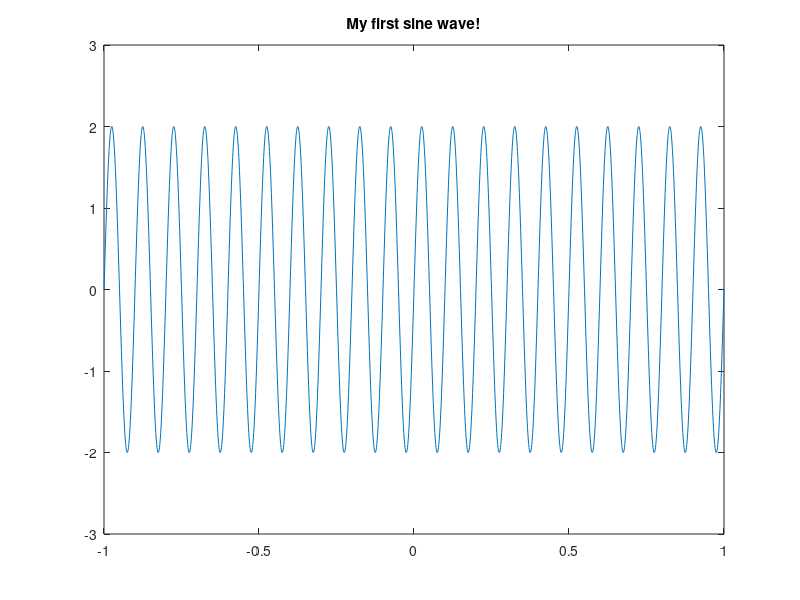
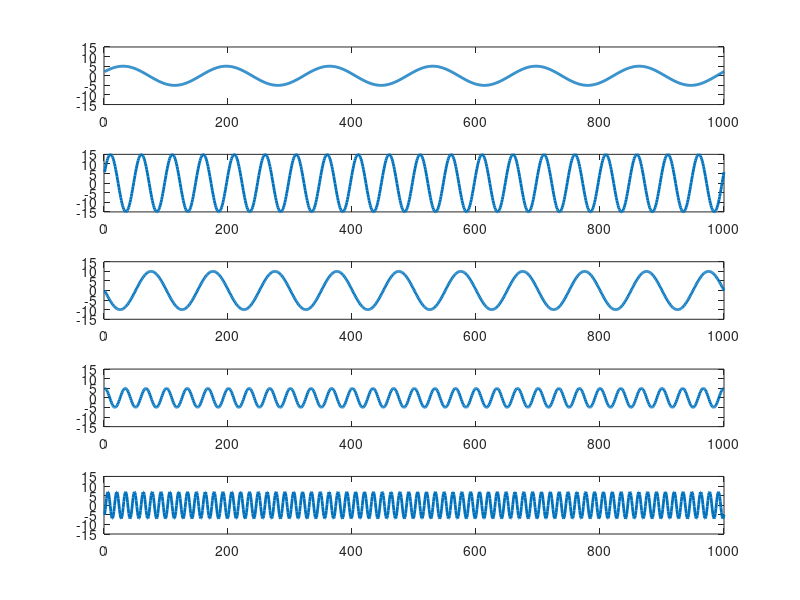
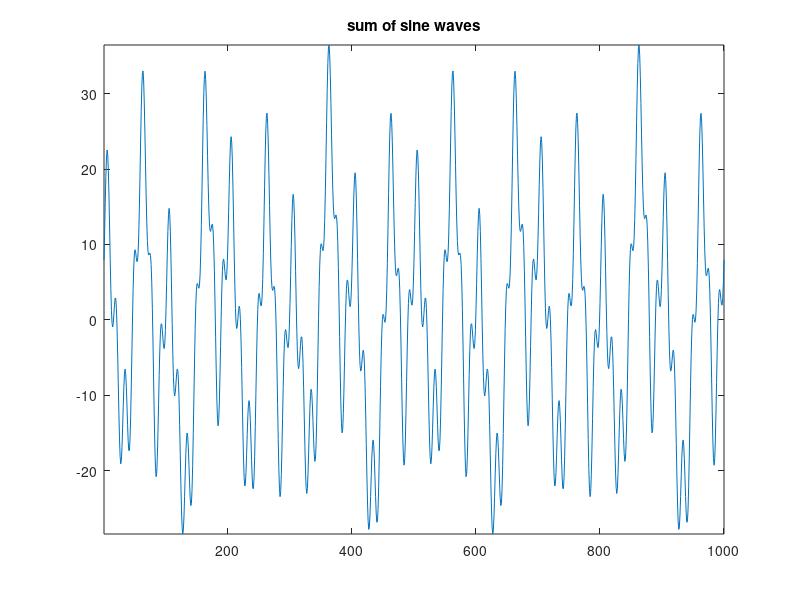
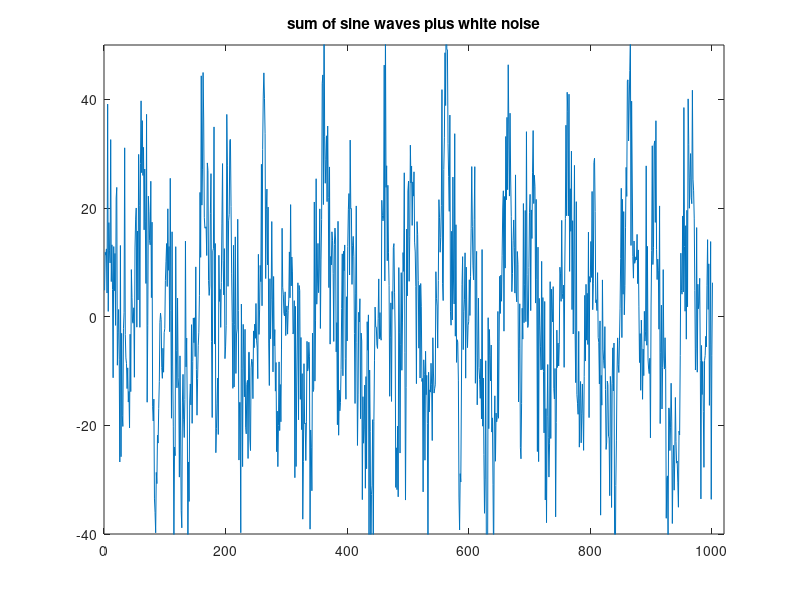

Write the MATLAB code that produced these figures, in order. (Note: this script raises an error after producing the figures.)
%% Analyzing Neural Time Series Data
% Matlab code for Chapter 11
% Mike X Cohen
% 
% This code accompanies the book, titled "Analyzing Neural Time Series Data" 
% (MIT Press). Using the code without following the book may lead to confusion, 
% incorrect data analyses, and misinterpretations of results. 
% Mike X Cohen assumes no responsibility for inappropriate or incorrect use of this code. 

%% Figure 11.1

srate = 1000; % sampling rate of 1 kHz
time  = -1:1/srate:1; 
freq  = 10; % in Hz
amp   = 2; % amplitude, or height of the sine wave

sine_wave = amp.*sin(2*pi*freq.*time); % Note that you need the .* for point-wise vector multiplication.

figure
plot(time,sine_wave)
set(gca,'ylim',[-3 3]) % this adjusts the y-axis limits for visibility
title('My first sine wave!')

%% Figure 11.2

% define a sampling rate
srate = 500;
 
% list some frequencies
frex = [ 3   10   5   15   35 ];

% list some random amplitudes... make sure there are 
% the same number of amplitudes as there are frequencies!
amplit = [ 5   15   10   5   7 ];

% phases... list some random numbers between -pi and pi
phases = [  pi/7  pi/8  pi  pi/2  -pi/4 ];

% define time...
time=-1:1/srate:1;


% now we loop through frequencies and create sine waves
sine_waves = zeros(length(frex),length(time)); % remember: always initialize!
for fi=1:length(frex)
    sine_waves(fi,:) = amplit(fi) * sin(2*pi*frex(fi).*time + phases(fi));
end

% now plot each wave separately
figure
for fi=1:length(frex)
    subplot(length(frex),1,fi)
    plot(sine_waves(fi,:),'linew',2)
    axis([ 0 length(time) -max(amplit) max(amplit) ])
end

% now plot the result
figure
plot(sum(sine_waves))
axis tight
title('sum of sine waves')

%% Figure 11.3

figure
set(gcf,'Name','Sum of sine waves plus random noise.')
plot(sum(sine_waves+5*randn(size(sine_waves))))
axis([ 0 1020 -40 50 ]) % this sets the x-axis (first two numbers) and y-axis (last two numbers) limits
title('sum of sine waves plus white noise')

%% Figure 11.4

time=-1:1/srate:1;

% create three sine waves
s1 = sin(2*pi*3*time);
s2 = 0.5*sin(2*pi*8*time);
s3 = s1+s2;

% plot the sine waves
figure
for i=1:3
    subplot(2,3,i)
    
    % plot sine waves, using the eval command (evaluate the string)
    eval([ 'plot(time,s' num2str(i) ')' ]);
    set(gca,'ylim',[-1.6 1.6],'ytick',-1.5:.5:1.5)
    
    % plot power
    subplot(2,3,i+3)
    f  = eval([ 'fft(s' num2str(i) ')/length(time)' ]);
    hz = linspace(0,srate/2,floor(length(time)/2)+1);
    bar(hz,abs(f(1:length(hz))*2))
    set(gca,'xlim',[0 11],'xtick',0:10,'ylim',[0 1.2])
end

%% Figure 11.5

N       = 10;         % length of sequence
data    = randn(1,N); % random numbers
srate   = 200;        % sampling rate in Hz
nyquist = srate/2;    % Nyquist frequency -- the highest frequency you can measure in the data


% initialize Fourier output matrix
fourier = zeros(size(data)); 

% These are the actual frequencies in Hz that will be returned by the
% Fourier transform. The number of unique frequencies we can measure is
% exactly 1/2 of the number of data points in the time series (plus DC). 
frequencies = linspace(0,nyquist,N/2+1);
time = ((1:N)-1)/N;

% Fourier transform is dot-product between sine wave and data at each frequency
for fi=1:N
    sine_wave   = exp(-1i*2*pi*(fi-1).*time);
    fourier(fi) = sum(sine_wave.*data);
end
fourier=fourier/N;


figure
subplot(221)
plot(data,'-o')
set(gca,'xlim',[0 N+1])
title('Time domain representation of the data')

subplot(222)
plot3(frequencies,angle(fourier(1:N/2+1)),abs(fourier(1:N/2+1)).^2,'-o','linew',3)
grid on
xlabel('Frequency (Hz)')
ylabel('Phase')
zlabel('power')
title('3-D representation of the Fourier transform')
view([20 20])

subplot(223)
bar(frequencies,abs(fourier(1:N/2+1)).^2)
set(gca,'xlim',[-5 105])
xlabel('Frequency (Hz)')
ylabel('Power')
title('Power spectrum derived from discrete Fourier transform')

subplot(224)
bar(frequencies,angle(fourier(1:N/2+1)))
set(gca,'xlim',[-5 105])
xlabel('Frequency (Hz)')
ylabel('Phase angle')
set(gca,'ytick',-pi:pi/2:pi)
title('Phase spectrum derived from discrete Fourier transform')

%% Figure 11.6

% Compute sine waves and sum to recover the original time series
reconstructed_data = zeros(size(data));
for fi=1:N
    % scale sine wave by fourier coefficient
    sine_wave = fourier(fi)*exp(1i*2*pi*(fi-1).*time);
    % sum sine waves together (take only real part)
    reconstructed_data = reconstructed_data + real(sine_wave);
end

figure
plot(data,'-o')
hold on
plot(reconstructed_data,'r-*')

legend({'original data';'inverse Fourier transform data'})

%% Figure 11.7

fft_data = fft(data)/N;

figure
subplot(131)
plot(frequencies,abs(fourier(1:N/2+1)).^2,'*-')
hold on
plot(frequencies,abs(fft_data(1:N/2+1)).^2,'ro-','markersize',8)
% make plot look nice
xlabel('Frequency (Hz)')
ylabel('Power')
title('Power spectrum derived from discrete Fourier transform and from FFT')
axis square
legend({'time-domain Fourier';'FFT'})

subplot(132)
plot(frequencies,angle(fourier(1:N/2+1)),'*-')
hold on
plot(frequencies,angle(fft_data(1:N/2+1)),'ro-','markersize',8)
% make plot look nice
xlabel('Frequency (Hz)')
ylabel('Phase')
set(gca,'ytick',-pi:pi/2:pi)
title('Phase spectrum derived from discrete Fourier transform and from FFT')
axis square

subplot(133)
plot(reconstructed_data,'*-')
hold on
plot(ifft(fft(data)),'ro-','markersize',8)
% make plot look nice
xlabel('Time')
ylabel('Amplitude')
title('Manual inverse Fourier transform and ifft')
axis square

%% Figure 11.9

% list some frequencies
frex = [ 3 10 5 7 ];

% list some random amplitudes
amplit = [ 5 15 10 5 ];

% phases... 
phases = [  pi/7  pi/8  pi  pi/2 ];

% create a time series of sequenced sine waves
srate = 500;
time = -1:1/srate:1;
stationary  = zeros(1,length(time)*length(frex));
nonstationary = zeros(1,length(time)*length(frex));

for fi=1:length(frex)
    
    % compute sine wave
    temp_sine_wave = amplit(fi) * sin(2*pi*frex(fi).*time + phases(fi));
    
    % enter into stationary time series
    stationary = stationary + repmat(temp_sine_wave,1,length(frex));
    
    % optional change of amplitude over time
    temp_sine_wave = temp_sine_wave.*(time+1);
    
    % determine start and stop indices for insertion of sine wave
    start_idx = (fi-1)*length(time)+1;
    stop_idx  = (fi-1)*length(time)+length(time);
    
    % enter into non-stationary time series
    nonstationary(start_idx:stop_idx) = temp_sine_wave;
end

figure

% plot stationary signal
subplot(221)
plot(stationary,'r')
set(gca,'xlim',[1 length(stationary)])
title('stationary signal')

% plot non-stationary signal
subplot(222)
plot(nonstationary)
set(gca,'xlim',[1 length(nonstationary)])
title('non-stationary signal')

% perform FFT and plot
frequencies       = linspace(0,srate/2,length(nonstationary)/2+1);
fft_nonstationary = fft(nonstationary)/length(nonstationary);
fft_stationary    = fft(stationary)/length(stationary);
subplot(212)
plot(frequencies,abs(fft_stationary(1:length(frequencies)))*2,'r')
hold on
plot(frequencies,abs(fft_nonstationary(1:length(frequencies)))*2)
set(gca,'xlim',[0 max(frex)*2])
legend({'Power stationary';'Power non-stationary'})

%% Figure 11.10

% these figures produce the unassembled components of figure 10

load sampleEEGdata
eegdat4convol = squeeze(EEG.data(47,:,1));

% create Gaussian (you'll learn more about this formula in the next chapter)
time = -1:1/EEG.srate:1;
s = 5/(2*pi*30);
gaussian = exp((-time.^2)/(2*s^2))/30;

figure
subplot(211)
plot(eegdat4convol)


subplot(212)
plot(gaussian)


figure
subplot(211)
plot(conv(eegdat4convol,gaussian,'same'))

subplot(212)
plot(abs(fft(conv(eegdat4convol,gaussian,'same'))))

figure
subplot(211)
plot(abs(fft(eegdat4convol)))

subplot(212)
plot(abs(fft(gaussian)))

%% Figure 11.11

srate = 1000;
time  = -.5:1/srate:.5-1/srate;
f     = 20;
fg    = [15 5];
s     = sin(2*pi*f*time);

for i=1:2
    
    % compute Gaussian
    g = exp((-time.^2)/(2*(4/(2*pi*fg(i))^2)))/fg(i);
    
    
    figure
    
    subplot(411)
    plot(time,s)
    title('Sine wave (signal)')
    set(gca,'ylim',[-1.1 1.1])
    
    subplot(412)
    plot(time,g)
    title('Gaussian (kernel)')
    
    subplot(413)
    plot(time,conv(s,g,'same'))
    set(gca,'ylim',[-1.1 1.1])
    title('result of convolution')
    
    subplot(427)
    fft_s = abs(fft(s));
    fft_s = fft_s(1:floor(length(fft_s)/2)+1)./max(fft_s(1:floor(length(fft_s)/2)+1));
    bar(0:500,fft_s,'r')
    hold on
    
    fft_g = abs(fft(g));
    fft_g = fft_g(1:floor(length(fft_g)/2)+1)./max(fft_g(1:floor(length(fft_g)/2)+1));
    plot(0:500,fft_g)
    set(gca,'xlim',[0 40],'ylim',[0 1.05])
    title('individual power spectra')
    
    subplot(428)
    bar(0:500,fft_g.*fft_s)
    set(gca,'xlim',[0 40],'ylim',[0 .035])
    title('multiplied power spectra')
end

% inset scaling: axis([15 25 -.01 .11])

%% Figure 11.12

% create Gaussian
time = -1:1/EEG.srate:1;
s = 5/(2*pi*30);
gaussian = exp((-time.^2)/(2*s^2))/30;

figure

% plot EEG data
subplot(411)
plot(EEG.times,eegdat4convol)

% plot Gaussian
subplot(412)
plot(time,gaussian)

% plot result of convolution
subplot(413)
plot(EEG.times,eegdat4convol,'r')
hold on
plot(EEG.times,conv(eegdat4convol,gaussian,'same'))

subplot(427)
nfft = length(eegdat4convol);
fft_s = abs(fft(eegdat4convol,nfft));
fft_s = fft_s(1:floor(nfft/2)+1);
f = linspace(0,EEG.srate/2,floor(nfft/2)+1);
plot(f,fft_s./max(fft_s),'r')
hold on

fft_g = abs(fft(gaussian,nfft));
fft_g = fft_g(1:floor(nfft/2)+1);
plot(f,fft_g./max(fft_g))

set(gca,'xlim',[0 60])

subplot(428)
plot(f,fft_s.*fft_g)
set(gca,'xlim',[0 60])

%% end.
